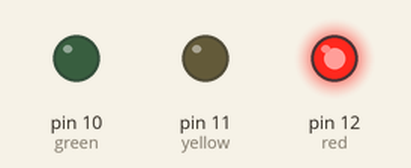
Recording of a sketch running on a simulated Arduino Uno, built with avr-gcc and run on an emulated ATmega328P. Shown: output pins drawn as LEDs (lit = HIGH).

Above: at 1.5 s.
At 3.5 s:
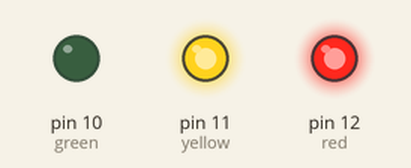
At 5.5 s:
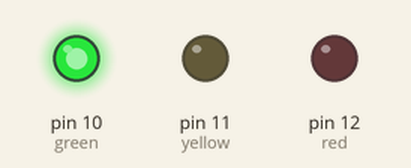
At 7.5 s:
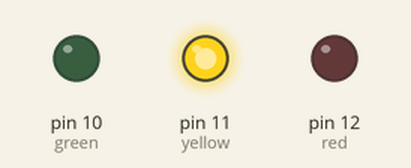
Timing chart, 0 to 10.4 s (numbered marks = the images above):
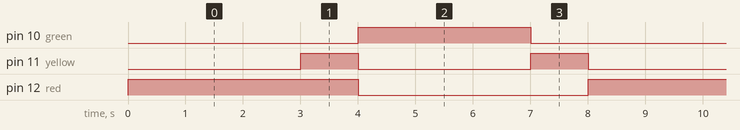

The sketch:

traffic_light.ino
```cpp
// Traffic light: red (12), yellow (11) and green (10) LEDs follow a timed sequence.
const int red = 12, yellow = 11, green = 10;

void setup() {
  pinMode(red, OUTPUT);
  pinMode(yellow, OUTPUT);
  pinMode(green, OUTPUT);
}

void show(int r, int y, int g, unsigned long ms) {
  digitalWrite(red, r);
  digitalWrite(yellow, y);
  digitalWrite(green, g);
  delay(ms);
}

void loop() {
  show(HIGH, LOW, LOW, 3000);
  show(HIGH, HIGH, LOW, 1000);
  show(LOW, LOW, HIGH, 3000);
  show(LOW, HIGH, LOW, 1000);
}
```

Measured:
- by itself, pin 10 (green): alternates HIGH for 3.0 s and LOW for 5.0 s
- by itself, pin 11 (yellow): alternates HIGH for 1.0 s and LOW for 3.0 s
- by itself, pin 12 (red): alternates HIGH for 4.0 s and LOW for 4.0 s
